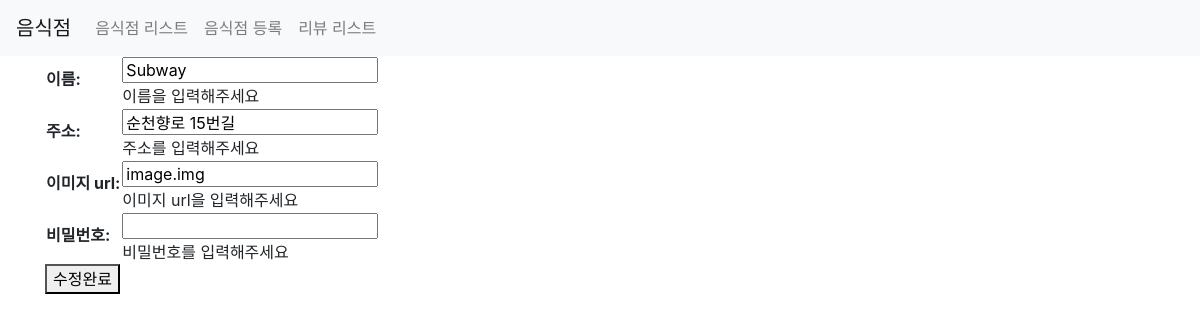
/third/update/?id=26, run on the app's committed database.
### third/models.py (models this page shows)
class Restaurant(models.Model):
    name = models.CharField(max_length=30)
    address = models.CharField(max_length=30)
    password = models.CharField(max_length=20,default=None,null=True)
    image = models.CharField(max_length=500,default=None,null=True)
    created_at = models.DateTimeField(auto_now_add=True)
    update_at = models.DateTimeField(auto_now=True)

### third/views.py (the view)
# urls.py: path('update/', views.update, name='restaurant-update'),
def update(request):
    if request.method == 'POST' and 'id' in request.POST:
        item = get_object_or_404(Restaurant, pk=request.POST.get('id')) #page 없음 화면
        password = request.POST.get("password","")
        form = UpdateRestaurantForm(request.POST, instance=item)
        if form.is_valid() and password == item.password :
            item = form.save()
    elif request.method == 'GET':
        item = get_object_or_404(Restaurant, pk=request.GET.get('id'))
        form = RestaurantForm(instance=item)
        return render(request,'third/update.html',{'form': form})
    return HttpResponseRedirect('/third/list/')

### third/forms.py
class RestaurantForm(ModelForm):
    class Meta:
        model = Restaurant
        fields = ['name', 'address','image', 'password']
        labels = {
            'name': _('이름'),
            'address': _('주소'),
            'image' :_('이미지 url'),
            'password' :_('비밀번호')
        }
        help_texts = {
            'name': _('이름을 입력해주세요'),
            'address': _('주소를 입력해주세요'),
            'image' :_('이미지 url을 입력해주세요'),
            'password' :_('비밀번호를 입력해주세요')
        }
        widgets = {
            'password': forms.PasswordInput()
        }
        error_messages = {
            'name': {
                'max_length': _('이름을 30자 이내로 적어주세요')
            },
            'image' :{
                'max_length' :_('이미지 url을 500자 이내로 지정해주세요')
            },
            'password' :{
                'max_length' :_('비밀번호는 20자 이내로 정해주세요')
            },
        }

### third/templates/third/update.html (shortened to what this page needs)
{% extends 'third/base.html' %}
{% load static %}
{% block content %}
<div class="container">
    <form action="{% url 'restaurant-update' %}" method="post">
        <table>
            {{ form.as_table }}
        </table>
        <button type="submit">수정완료</button>
    </form>
</div>
{% endblock %}

### data on the page
Restaurant: name "Subway", address "순천향로 15번길", image "image.img"
